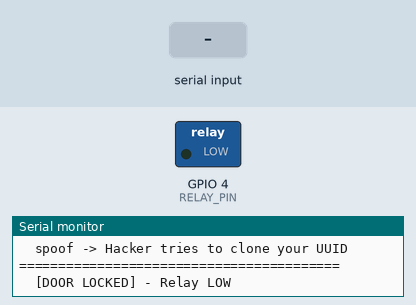
Simulated run of this sketch. Board: ESP32. On the bench: switched loads named in the sketch (green lamp = pin HIGH), the last lines printed to the serial monitor. The test bench sets the inputs (shaded band).

Above: at 1.2 s.
1.3 s: "near\n" received over Serial
At 3.5 s:
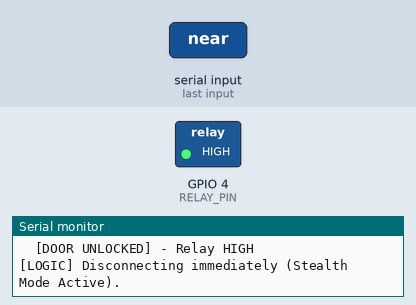
3.8 s: "far\n" received over Serial
5.3 s: "spoof\n" received over Serial
Timing chart, 0 to 14.8 s (numbered marks = the images above; inputs shaded):
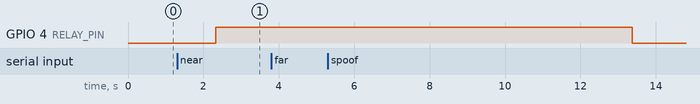

Measured:
- after the input at 1.3 s, GPIO 4 (RELAY_PIN): LOW → HIGH after 1.0 s

The sketch:

LogicSimulation.ino
```cpp
/**
 * Ghost Lock v3.0 - LOGIC SIMULATION VIA SERIAL
 *
 * Instructions:
 * 1. Run this in the Wokwi ESP32 Simulator.
 * 2. Open the "Serial Monitor" tab in Wokwi.
 * 3. Type the following commands to test the logic:
 *    - "near"  : Simulates your phone coming close (RSSI > Threshold).
 *    - "far"   : Simulates your phone moving away (RSSI Drops).
 *    - "spoof" : Simulates a fake phone trying to connect (Verification fails).
 */

#include <Arduino.h>

const int RELAY_PIN = 4;
const bool ACTIVE_STATE = HIGH;

enum LockState { SECURE_LOCKED, VERIFYING, HOLD_OPEN_STEALTH };
LockState currentState = SECURE_LOCKED;
unsigned long lastSeenTime = 0;

// Auto-lock delay set to 10 seconds
const unsigned long AUTO_LOCK_DELAY = 10000;

bool isPhoneNear = false;

void setLockState(bool isOpen) {
  if (isOpen) {
    digitalWrite(RELAY_PIN, ACTIVE_STATE);
    Serial.println("  [DOOR UNLOCKED] - Relay HIGH");
  } else {
    digitalWrite(RELAY_PIN, !ACTIVE_STATE);
    Serial.println("  [DOOR LOCKED] - Relay LOW");
  }
}

void setup() {
  Serial.begin(115200);
  pinMode(RELAY_PIN, OUTPUT);

  Serial.println("\n=========================================");
  Serial.println("=== Ghost Lock v3 LOGIC SIMULATOR ===");
  Serial.println("=========================================");
  Serial.println("Commands:");
  Serial.println("  near  -> Walk up to the door");
  Serial.println("  far   -> Walk away from the door");
  Serial.println("  spoof -> Hacker tries to clone your UUID");
  Serial.println("=========================================\n");

  setLockState(false);
}

void loop() {
  // --- Check Serial Inputs to Simulate BLE Events ---
  if (Serial.available() > 0) {
    String cmd = Serial.readStringUntil('\n');
    cmd.trim(); // Remove whitespace/newlines

    if (cmd == "near") {
      isPhoneNear = true;
      if (currentState == SECURE_LOCKED) {
        Serial.println("\n>>> USER INPUT: 'near'");
        Serial.println("[BLE] Phone detected nearby! (RSSI strong)");
        currentState = VERIFYING;
      } else {
        Serial.println("\n>>> USER INPUT: 'near'");
        Serial.println("[BLE] Phone is still nearby (Heartbeat updated).");
      }
      lastSeenTime = millis();
    }
    else if (cmd == "far") {
      Serial.println("\n>>> USER INPUT: 'far'");
      Serial.println("[BLE] Phone moved out of range (Signal lost).");
      isPhoneNear = false;
    }
    else if (cmd == "spoof") {
      Serial.println("\n>>> USER INPUT: 'spoof'");
      Serial.println("[BLE] Unknown device broadcasting your UUID!");
      if (currentState == SECURE_LOCKED) {
        currentState = VERIFYING;
        // Hack to make verification fail
        isPhoneNear = false;
      }
    }
  }

  // --- STATE 2: VERIFICATION ---
  if (currentState == VERIFYING) {
    Serial.println("[LOGIC] Connecting to verify Identity Handshake...");
    delay(1000); // Simulate connection latency

    if (isPhoneNear) {
      Serial.println("[LOGIC] Identity Verified! You are authorized.");
      setLockState(true);
      Serial.println("[LOGIC] Disconnecting immediately (Stealth Mode Active).");
      currentState = HOLD_OPEN_STEALTH;
      lastSeenTime = millis();
    } else {
      Serial.println("[LOGIC] Verification Failed! (Could not establish secure connection)");
      Serial.println("[LOGIC] Remaining Locked.");
      currentState = SECURE_LOCKED;
    }
  }

  // --- STATE 3: HOLD OPEN (Stealth Monitoring) ---
  if (currentState == HOLD_OPEN_STEALTH) {
    // If phone is "near", we simulate receiving BLE advertisements continually
    if (isPhoneNear) {
       if (millis() - lastSeenTime > 1000) {
           lastSeenTime = millis();
       }
    }

    // The Exit Check: 10 seconds of no heartbeat
    if (millis() - lastSeenTime > AUTO_LOCK_DELAY) {
      Serial.println("\n[LOGIC] 10 Seconds passed without seeing User.");
      Serial.println("[LOGIC] Auto-Locking for security.");
      setLockState(false);
      currentState = SECURE_LOCKED;
    }
  }

  delay(50);
}
```
